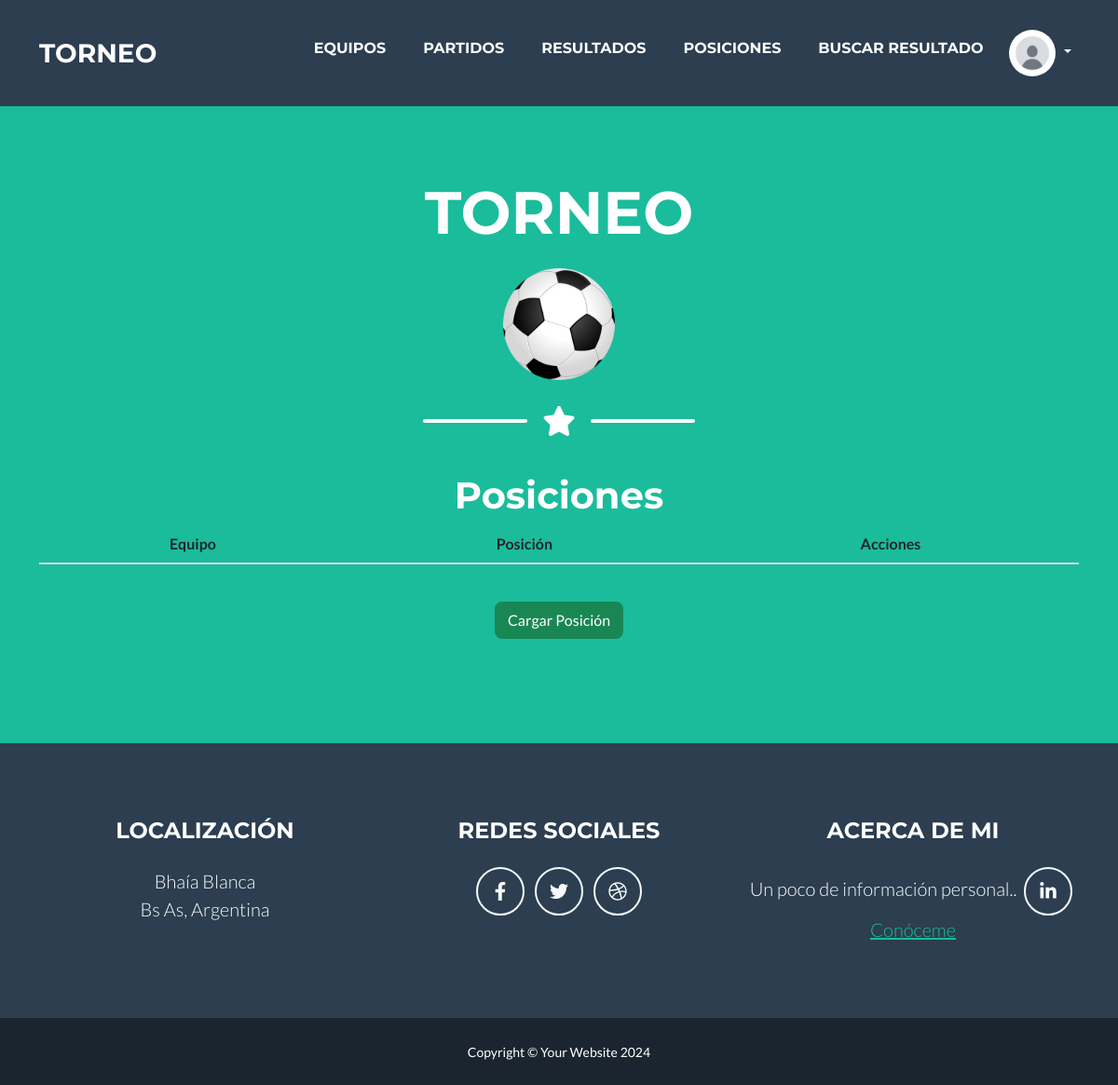
/App/posiciones/, run on an earlier commit of the app's database.
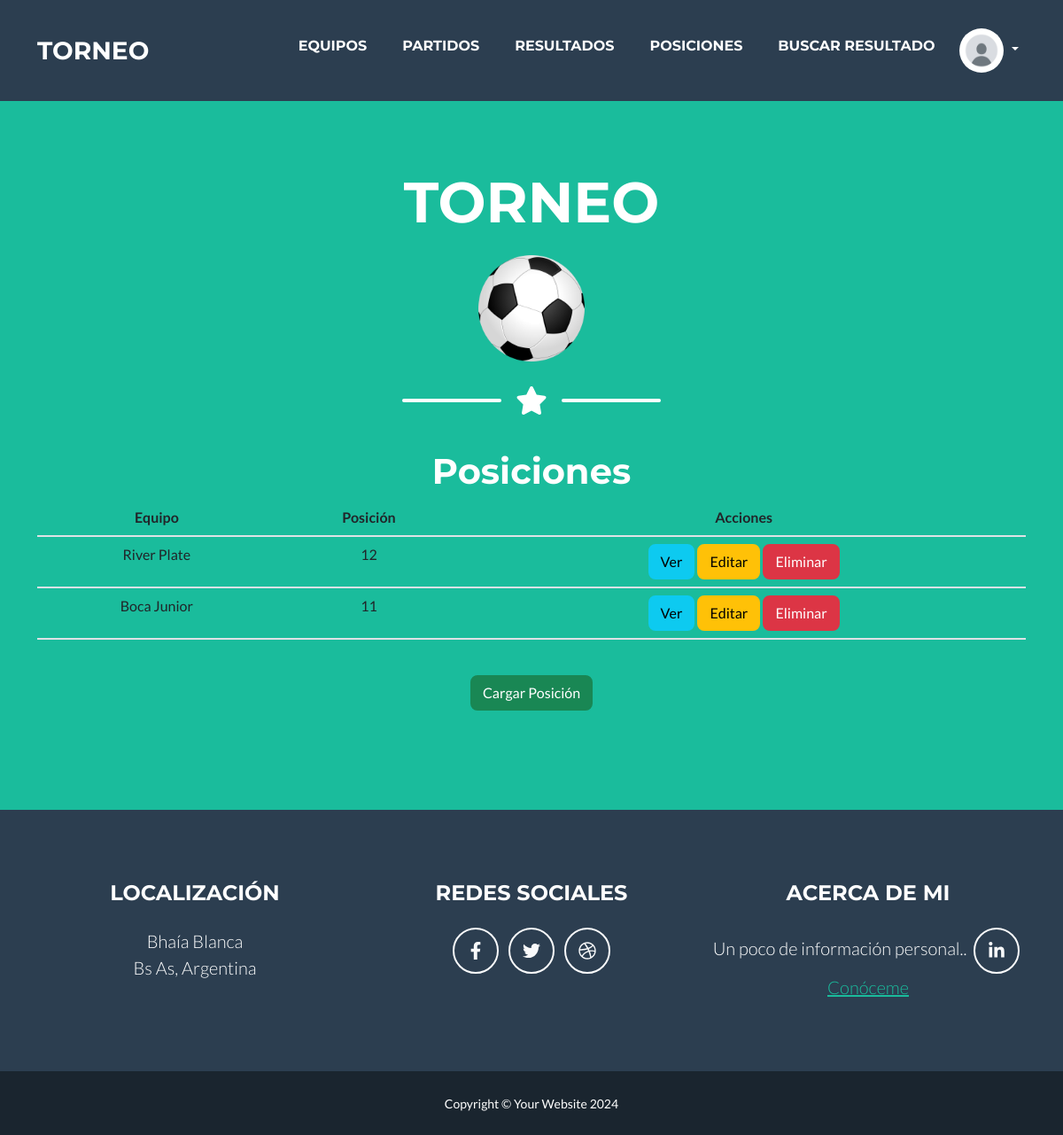
And on a later commit of the database.
### App/models.py (models this page shows, shortened)
class Posiciones(models.Model):
    equipo = models.ForeignKey('Equipos', on_delete=models.SET_NULL, null=True)
    puntos = models.IntegerField()

class Equipos(models.Model):
    nombre = models.CharField(max_length=30)
    fechafundacion = models.DateField()

### App/views.py (the view)
# urls.py: path('posiciones/', PosicionListView.as_view(), name="posiciones"),
class PosicionListView(ListView):
    model = Posiciones
    context_object_name = "posiciones"
    template_name = "Posiciones/lista_de_posicion.html"

### App/templates/Posiciones/lista_de_posicion.html
{% extends "home.html" %}
{% block section %}
    <h1>Posiciones</h1>
    <table class="table">
        <thead>
            <tr>
                <th scope="col">Equipo</th>
                <th scope="col">Posición</th>
                <th scope="col">Acciones</th>
            </tr>
        </thead>
        <tbody>
            {% for posicion in posiciones %}
                <tr>
                    <td>{{ posicion.equipo.nombre }}</td>
                    <td>{{ posicion.puntos }}</td>
                    <td>
                        <a href="{% url 'ver_posicion' posicion.pk %}">
                            <button type="button" class="btn btn-info">Ver</button>
                        </a>
                        <a href="{% url 'actualizar_posicion' posicion.pk %}">
                            <button type="button" class="btn btn-warning">Editar</button>
                        </a>
                        <a href="{% url 'eliminar_posicion' posicion.pk %}">
                            <button type="button" class="btn btn-danger">Eliminar</button>
                        </a>
                    </td>
                </tr>
            {% endfor %}
        </tbody>
    </table>
    <br>
    <a href="{% url 'crear_posicion' %}">
        <button type="button" class="btn btn-success">Cargar Posición</button>
    </a>
{% endblock %}

What changed in the data, as far as the page shows it:
added Posiciones: equipo.nombre "River Plate", puntos "12"
added Posiciones: equipo.nombre "Boca Junior", puntos "11"
